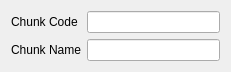
<?xml version="1.0" encoding="UTF-8"?>
<ui version="4.0">
 <class>ChunkConverter</class>
 <widget class="QWidget" name="ChunkConverter">
  <property name="geometry">
   <rect>
    <x>0</x>
    <y>0</y>
    <width>231</width>
    <height>64</height>
   </rect>
  </property>
  <property name="windowTitle">
   <string>Form</string>
  </property>
  <layout class="QGridLayout" name="gridLayout">
   <item row="0" column="0">
    <widget class="QLabel" name="label">
     <property name="text">
      <string>Chunk Code</string>
     </property>
    </widget>
   </item>
   <item row="0" column="1">
    <widget class="QLineEdit" name="lineEditChunkCode"/>
   </item>
   <item row="1" column="0">
    <widget class="QLabel" name="label_2">
     <property name="text">
      <string>Chunk Name</string>
     </property>
    </widget>
   </item>
   <item row="1" column="1">
    <widget class="QLineEdit" name="lineEditChunkName"/>
   </item>
  </layout>
 </widget>
 <resources/>
 <connections/>
</ui>
